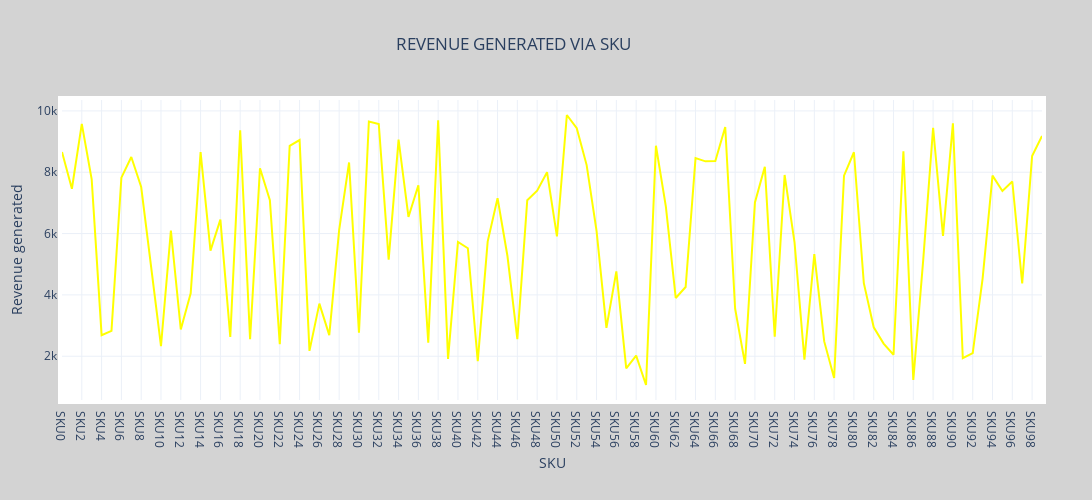

Notebook code cell kept with this figure:
### Code cell
#plotting figure to visualize  the revenue generated via sku type
fig = px.line(df, x="SKU", y="Revenue generated"
              , title='REVENUE GENERATED VIA SKU')
fig.update_layout(title_x=0.47)         # setting the title to center
fig.update_traces(line_color='YELLOW') #updating the line colour
fig.update_layout(
    autosize=False,
    width=1100,
    height=500,
    margin=dict(
        l=50,
        r=50,
        b=100,
        t=100,
        pad=4
    ),
    paper_bgcolor="lightgrey",
)

fig.show()

### Figure 1 — Plotly figure (JSON) as saved in the notebook; plotly's stock layout.template omitted (floating-point values rounded to 4 significant figures)
{"data": [{"hovertemplate": "SKU=%{x}<br>Revenue generated=%{y}<extra></extra>", "legendgroup": "", "line": {"color": "YELLOW", "dash": "solid"}, "marker": {"symbol": "circle"}, "mode": "lines", "name": "", "orientation": "v", "showlegend": false, "type": "scatter", "x": ["SKU0", "SKU1", "SKU2", "SKU3", "SKU4", "SKU5", "SKU6", "SKU7", "SKU8", "SKU9", "SKU10", "SKU11", "SKU12", "SKU13", "SKU14", "SKU15", "SKU16", "SKU17", "SKU18", "SKU19", "SKU20", "SKU21", "SKU22", "SKU23", "SKU24", "SKU25", "SKU26", "SKU27", "SKU28", "SKU29", "SKU30", "SKU31", "SKU32", "SKU33", "SKU34", "SKU35", "SKU36", "SKU37", "SKU38", "SKU39", "SKU40", "SKU41", "SKU42", "SKU43", "SKU44", "SKU45", "SKU46", "SKU47", "SKU48", "SKU49", "SKU50", "SKU51", "SKU52", "SKU53", "SKU54", "SKU55", "SKU56", "SKU57", "SKU58", "SKU59", "SKU60", "SKU61", "SKU62", "SKU63", "SKU64", "SKU65", "SKU66", "SKU67", "SKU68", "SKU69", "SKU70", "SKU71", "SKU72", "SKU73", "SKU74", "SKU75", "SKU76", "SKU77", "SKU78", "SKU79", "SKU80", "SKU81", "SKU82", "SKU83", "SKU84", "SKU85", "SKU86", "SKU87", "SKU88", "SKU89", "SKU90", "SKU91", "SKU92", "SKU93", "SKU94", "SKU95", "SKU96", "SKU97", "SKU98", "SKU99"], "xaxis": "x", "y": [8662.0, 7461.0, 9578.0, 7767.0, 2687.0, 2828.0, 7823.0, 8496.0, 7517.0, 4971.0, 2331.0, 6100.0, 2874.0, 4053.0, 8654.0, 5442.0, 6454.0, 2629.0, 9365.0, 2553.0, 8128.0, 7087.0, 2391.0, 8858.0, 9049.0, 2175.0, 3716.0, 2686.0, 6117.0, 8319.0, 2766.0, 9655.0, 9572.0, 5150.0, 9062.0, 6541.0, 7573.0, 2438.0, 9692.0, 1912.0, 5725.0, 5521.0, 1840.0, 5737.0, 7152.0, 5268.0, 2557.0, 7089.0, 7397.0, 8002.0, 5911.0, 9866.0, 9436.0, 8232.0, 6088.0, 2926.0, 4767.0, 1606.0, 2021.0, 1062.0, 8864.0, 6886.0, 3900.0, 4257.0, 8459.0, 8355.0, 8368.0, 9474.0, 3550.0, 1752.0, 7015.0, 8180.0, 2633.0, 7911.0, 5710.0, 1889.0, 5328.0, 2484.0, 1292.0, 7889.0, 8652.0, 4384.0, 2943.0, 2412.0, 2048.0, 8685.0, 1230.0, 5134.0, 9445.0, 5925.0, 9593.0, 1935.0, 2100.0, 4531.0, 7888.0, 7386.0, 7698.0, 4371.0, 8526.0, 9185.0], "yaxis": "y"}], "layout": {"autosize": false, "height": 500, "legend": {"tracegroupgap": 0}, "margin": {"b": 100, "l": 50, "pad": 4, "r": 50, "t": 100}, "paper_bgcolor": "lightgrey", "title": {"text": "REVENUE GENERATED VIA SKU", "x": 0.47}, "width": 1100, "xaxis": {"anchor": "y", "autorange": true, "domain": [0, 1], "range": [0, 99], "title": {"text": "SKU"}, "type": "category"}, "yaxis": {"anchor": "x", "autorange": true, "domain": [0, 1], "range": [572.5, 10360.0], "title": {"text": "Revenue generated"}, "type": "linear"}}}
